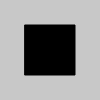
Frame 1 (no input)
Frame 60 (no input): identical to frame 1, image omitted
Frame 120 (the mouse pressed at the canvas centre since frame 60): identical to frame 1, image omitted

The p5.js sketch that drew this single still picture (run headless with seeded random() and noise() and a simulated clock; from frame 60 on, the mouse is pressed at the canvas centre):

// p5.js sketch
// ── sketch.js
let value = 0;

function setup() {
  createCanvas(100, 100);

  describe(
    'A gray square with a black square at its center. The inner square switches color between black and white each time the user stops touching the screen.'
  );
}

function draw() {
  background(200);

  // Style the square.
  fill(value);

  // Draw the square.
  square(25, 25, 50);
}

// Toggle colors when a touch ends.
function touchEnded() {
  if (value === 0) {
    value = 255;
  } else {
    value = 0;
  }
}
